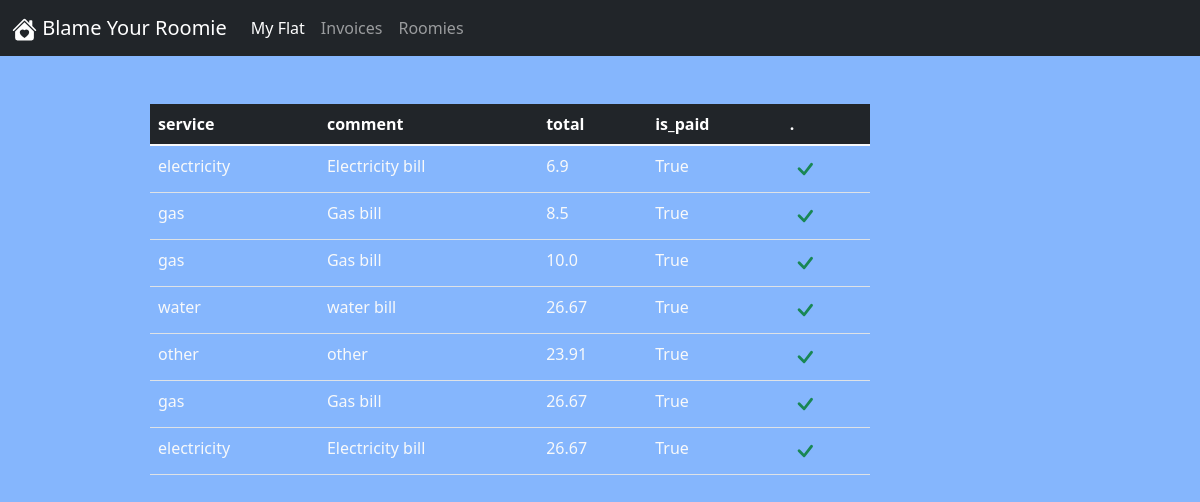
/roomies/10089d663258424eb72377254beb554b, run on the app's committed database.
### views/byr/models.py (models this page shows, shortened)
class Invoice(db.Model):
    __tablename__ = "invoices"
    id = db.Column(db.String(32), primary_key=True)
    apartment_id = db.Column(db.String(32), db.ForeignKey('apartments.id'))
    total = db.Column(db.Float)
    service = db.Column(db.String(40))
    date_start = db.Column(db.Date)
    date_end = db.Column(db.Date)
    comment = db.Column(db.String(200), nullable=True)
    is_paid = db.Column(db.Boolean)
    debts = db.relationship('Debt', backref='invoices', lazy=True)

class Debt(db.Model):
    __tablename__ = "debts"
    id = db.Column(db.String(32), primary_key=True)
    invoice_id = db.Column(db.String(32), db.ForeignKey("invoices.id"))
    roomie_id = db.Column(db.String(32), db.ForeignKey('roomies.id'))
    total = db.Column(db.Float)
    is_paid = db.Column(db.Boolean)
    @property
    def invoice(self):
        return Invoice.query.filter_by(id=self.invoice_id).first()
    def public(self):
        return {
            "service": self.invoice.service,
            "comment": self.invoice.comment,
            "total": round(self.total,2),
            "is_paid": self.is_paid,
            "id": self.id,
            }

### views/byr/routes.py (the view)
@test_auth.auth
@byr.route("/roomies/<roomie_id>", methods=["GET", "POST"])
def t_roomie_debt(roomie_id):
    roomie = Roomie.query.filter_by(id=roomie_id).first()
    elements=list(map(lambda debt: debt.public(), roomie.debts)) if len(roomie.debts) >= 0 else None
    return render_template("debts.html", elements=elements, button_text = "Pay!")

### templates/debts.html (shortened to what this page needs)
{%extends "base.html"%}
{%block main%}
{%if elements%}
<div style="width: 75%;">
{%include "table.html"%}
</div>
{%else%}
<p>No debts</p>
{%endif%}
{%endblock%}

### templates/base.html (shortened to what this page needs)
<!DOCTYPE html>
<html lang="es">
<head>
    <link href="https://cdn.jsdelivr.net/npm/bootstrap@5.2.1/dist/css/bootstrap.min.css" rel="stylesheet">
</head>
<body class="bg-primary bg-opacity-50">
    <nav class="navbar navbar-expand-lg navbar-dark bg-dark">
        <div class="container-fluid">
          <a class="navbar-brand" href="/">
           Blame Your Roomie</a>
          <div class="collapse navbar-collapse" id="navbarNav">
              <ul class="navbar-nav">
                <li class="nav-item">
                  <a class="nav-link active" aria-current="page" href="/apartment">My Flat</a>
                </li>
                <li class="nav-item">
                  <a class="nav-link" href="/invoices">Invoices</a>
                </li>
                <li class="nav-item">
                  <a class="nav-link" href="/roomies">Roomies</a>
                </li>
              </ul>
          </div>
        </div>
      </nav>
      <main class="d-flex mt-5 justify-content-center">
        {%block main%}
        {%endblock%}
      </main>
</body>
</html>

### templates/table.html (shortened to what this page needs)
<table class="table text-light" style="width: 80%;" id="table">
    {%if elements%}
    <thead class="table-dark">
      <tr>
      {%for e in elements[0].keys()%}
        {%if e == "id"%}
        <th scope="col">.</th>
        {%else%}
        <th scope="col">{{e}}</th>
        {%endif%}
      {%endfor%}
      </tr>
    </thead>
    <tbody id="tbody" class="table-group-divider">
      {%for e in elements%}
      <tr>
        {%for k, field in e.items()%}
        <td scope="row" class="table_{{k}}">{{field}}</td>
        {%endfor%}
      </tr>
      {%endfor%}
    </tbody>
    {%endif%}
</table>

### data on the page
Invoice: service "electricity", comment "Electricity bill"
Invoice: service "gas", comment "Gas bill"
Invoice: service "gas", comment "Gas bill"
Invoice: service "water", comment "water bill"
Invoice: service "other", comment "other"
Invoice: service "gas", comment "Gas bill"
Invoice: service "electricity", comment "Electricity bill"

### other printed values
{{ e }} "service" "comment" "total" "is_paid"
{{ field }} "6.9" "True" "8.5" "True" "10.0" "True" "26.67" "True" "23.91" "True" "26.67" "True" "26.67" "True"
